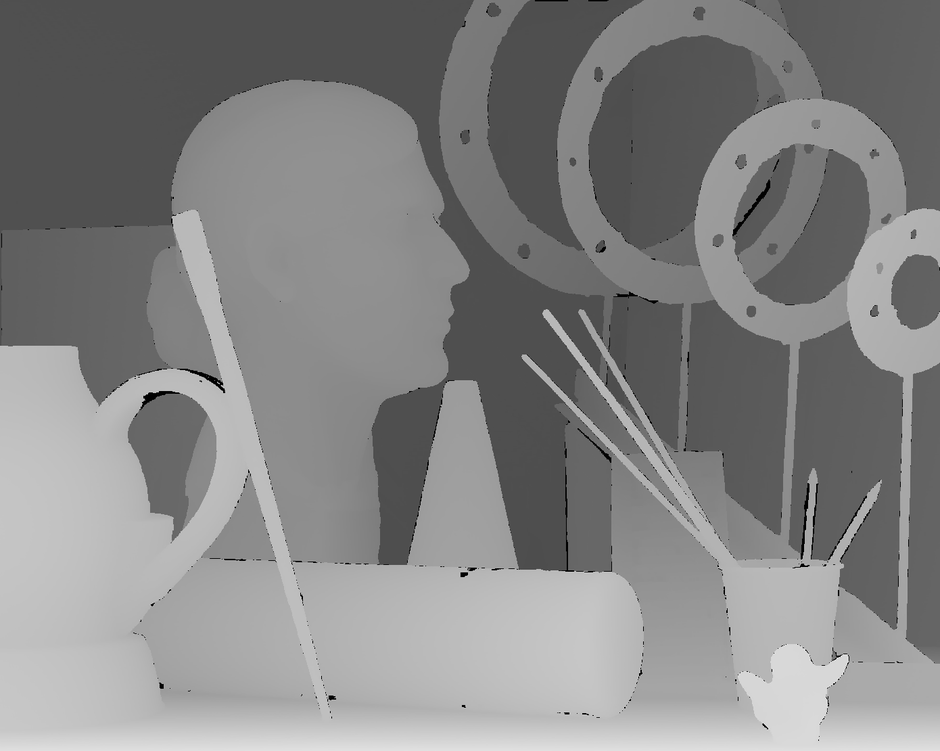
#> input picture StereoMatchingTestings/Art/disp1.png, 940 x 751 px, shrunk from 1390 x 1110 before the run, found by its file name
$ python test2.py
#> lines starting #> are read from the running program, lines starting #| are printed output that depends on the picture; after the words box and inside, x2 and y2 are one past the last pixel; in counts of white or black regions, pixels touching at a corner belong together; long printed decimals are rounded
from PIL import Image
import numpy
import math

def psnr(img1, img2):
    mse = numpy.mean( ((img1 - img2)) ** 2 )
    if mse == 0:
        return 'INF'
    PIXEL_MAX = 255.0
    return 20 * math.log10(PIXEL_MAX / math.sqrt(mse))

def test():
    gt_names = "./StereoMatchingTestings/Art/disp1.png"
    gt_img = numpy.array(Image.open(gt_names),dtype=float)


    pred_names =  "./Test_disparity_2.png"
    pred_img = numpy.array(Image.open(pred_names),dtype=float)
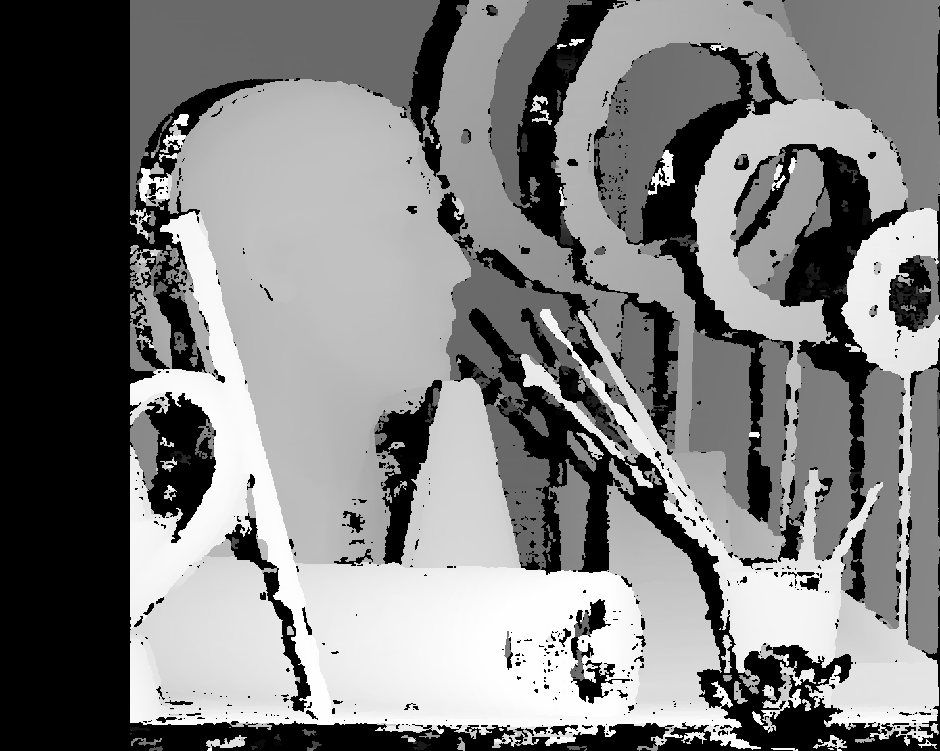
#> input picture Test_disparity_2.png, 940 x 751 px, shrunk from 1390 x 1110 before the run, found by its file name

    # When calculate the PSNR:
    # 1.) The pixels in ground-truth disparity map with '0' value will be neglected.
    # 2.) The left part region (1-250 columns) of view1 is not included as there is no
    #   corresponding pixels in the view5.
    [h,l] = gt_img.shape
#> h = 751; l = 940
    gt_img = gt_img[:, 250:l]
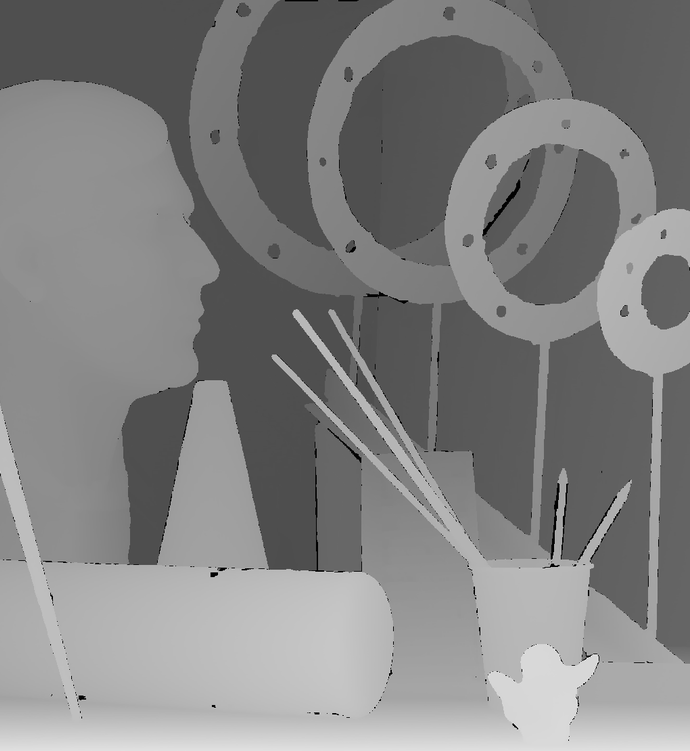
#> gt_img: shape (751, 690) float64; min 0, max 254, mean 129.9
    pred_img = pred_img[:, 250:l]
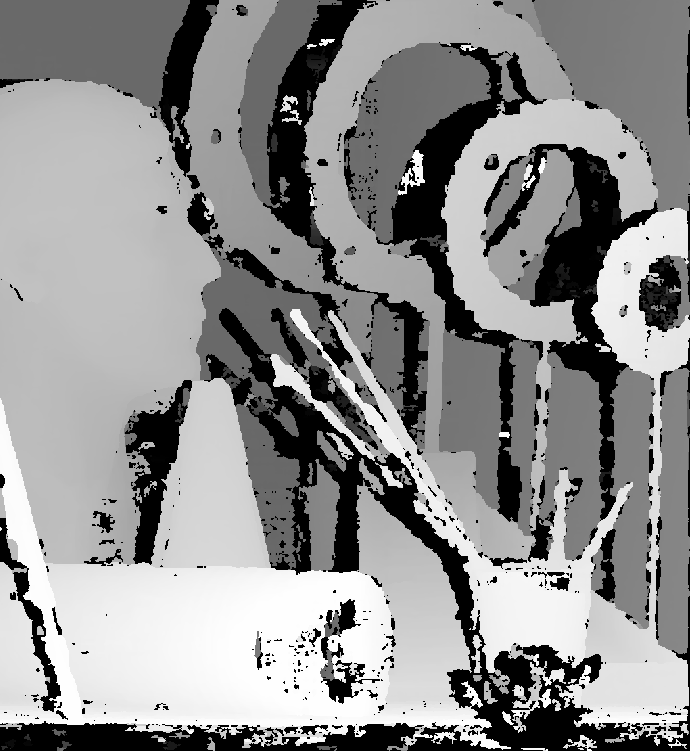
#> pred_img: shape (751, 690) float64; min 0, max 48896, mean 27640.9; drawn with min black and max white
    pred_img[gt_img==0]= 0
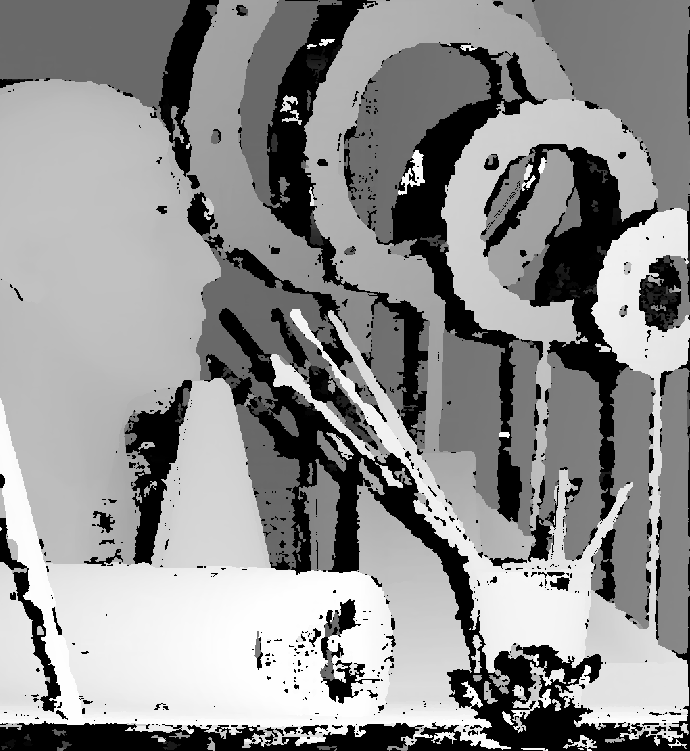
#> pred_img: shape (751, 690) float64; 0.08% of pixels changed, all inside (x1, y1, x2, y2) = (46, 0, 625, 729); drawn with min black and max white

    peaksnr = psnr(pred_img,gt_img)
#> in psnr, `mse = numpy.mean( ((img1 - img2)) ** 2 )`: mse = 1.01e+09
#> peaksnr = -41.93
    print('The Peak-SNR value is %0.4f \n', peaksnr)
#| The Peak-SNR value is %0.4f
#|  -41.928


if __name__== '__main__':
    test()
